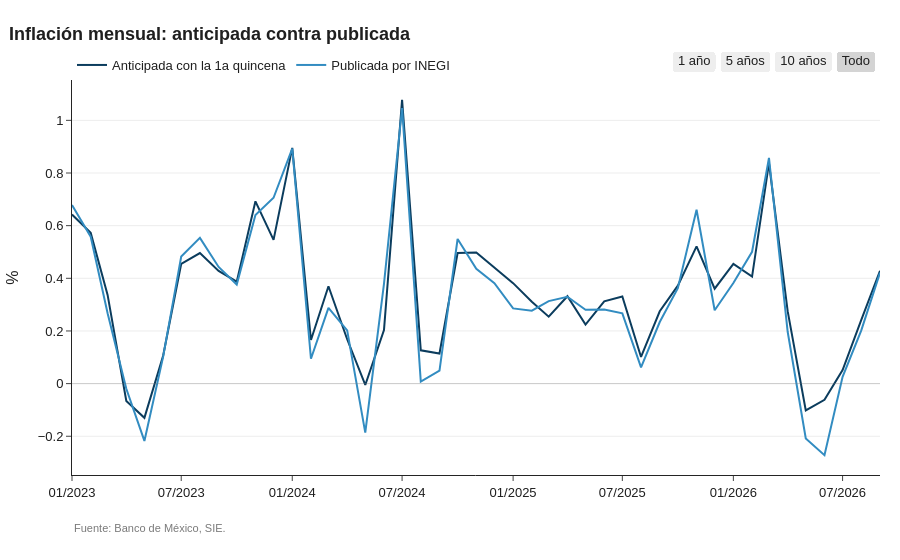

The code cell stored with this chart in its notebook:
### Markdown cell above
¿Qué tan confiable es? Repetimos la estimación para cada mes desde 2012, usando solo lo que se sabía en su
momento, y la comparamos con lo que después publicó INEGI.

### Code cell
historial = bmx.anticipar_inflacion(historial=True).loc["2012":]
error = historial["mensual"] - historial["mensual_observada"]
dentro = historial["mensual_observada"].between(historial["mensual_inf"], historial["mensual_sup"])
print(f"Meses evaluados: {len(historial)}")
print(f"Error típico en la inflación mensual: {(error**2).mean()**0.5:.2f} puntos porcentuales")
print(f"El dato observado cayó dentro del rango en {dentro.mean():.0%} de los meses")

sie.graficar(historial.loc["2023":, ["mensual", "mensual_observada"]].rename(
    columns={"mensual": "Anticipada con la 1a quincena", "mensual_observada": "Publicada por INEGI"}),
    "Inflación mensual: anticipada contra publicada", unidad="%", cero=True)
